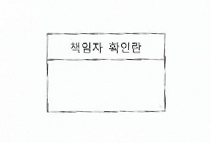
#> input picture images/deskewed.png, 211 x 143 px
$ python contour.py
#> lines starting #> are read from the running program, lines starting #| are printed output that depends on the picture; after the words box and inside, x2 and y2 are one past the last pixel; in counts of white or black regions, pixels touching at a corner belong together
# 직사각형 좌표를 찾는 방법.
# 원본은 contourBase2.py 참조
# 다만, approxPolyDP()의 epsilon 값을 이해한 후 변형하면서 테스트 필요 (19/01/05)
# param 설명 참조: https://opencv-python.readthedocs.io/en/latest/doc/15.imageContours/imageContours.html

import numpy as np
import cv2
import sys


def getRectCoordinate(fileName):
#> called with fileName = '../images/deskewed.png'
    img = cv2.imread(fileName)
#> img is the input picture: shape (143, 211, 3); mean B, G, R 249, 249.7, 248
    gray = cv2.cvtColor(img, cv2.COLOR_BGR2GRAY)
    # With threshold value of 240, successful to get the coordinate of rectangle using contour
    ret, threshed = cv2.threshold(gray, 240, 255, cv2.THRESH_BINARY_INV)
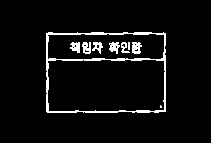
#> threshed: shape (143, 211); 5.2% white in thin lines or dots, all inside (x1, y1, x2, y2) = (46, 32, 166, 113)

    ex, ey, ew, eh = None, None, None, None
    # imgExtFound,      # error on windows with 3 return values
    extContours, extHierarchy = cv2.findContours(threshed, cv2.RETR_EXTERNAL, cv2.CHAIN_APPROX_SIMPLE)
#> extContours = 1 contour; box (x1, y1, x2, y2) and area: (46, 32, 166, 113) 9400; extHierarchy = [[-1, -1, -1, -1]]
    # print('External Contours:', type(extContours), len(extContours))
    for contour in extContours:
        # [9 lines of commented-out code are left out]
        ex, ey, ew, eh = cv2.boundingRect(contour)
#> this loop made 1 pass
#> (ex, ey, ew, eh) on pass 1: (46, 32, 120, 81)
        # print(ex, ey, ew, eh)

    # print('------------------------')

    # imgFound, \
    contours, hierarchy = cv2.findContours(threshed, cv2.RETR_CCOMP, cv2.CHAIN_APPROX_SIMPLE)
#> contours = 23 contours, 14 with area under 20; largest, box (x1, y1, x2, y2) and area: (46, 32, 166, 113) 9400, (47, 59, 166, 112) 5938, (47, 33, 165, 60) 2883, (132, 42, 142, 54) 80, (109, 42, 120, 54) 68

    count = 0;
    # print('Len :', len(contours))
    for contour in contours:
        approx = cv2.approxPolyDP(contour, 0.01*cv2.arcLength(contour, True), True)
        count += 1

        if len(approx) == 4:
            ix, iy, iw, ih = cv2.boundingRect(contour)
            # exclude outer rectangle itself or smaller than threshold (width of the border line)
            if ex == ix or abs(int(ew - iw)) > 10 or abs(int((ey+eh) -(iy+ih))) > 10:
                continue

            # [5 lines of commented-out code are left out]
            cv2.drawContours(img, [contour], -1, (0,0,255), 1)

            print(ix, iy, iw, ih)
            pass
        elif len(approx) == 5:
            # print ("pentagon, ", count)
            # cv2.drawContours(img, [contour], -1, (0,0,255), 1)
            pass
        elif len(approx) == 3:
            # print ("triangle, ", count)
            # cv2.drawContours(img, [contour], -1, (0,255,0), 1)
            pass
        elif len(approx) == 9:
            # print ("half-circle, ", count)
            # cv2.drawContours(img, [contour], -1, (255,255,0), 1)
            pass
        elif len(approx) > 15:
            # print ("circle, ", count)
            # cv2.drawContours(img, [contour], -1, (0,255,255), 1)
            pass
#> this loop made 23 passes
#> (approx, ix, iy, iw, ih) on passes 1, 4, 5, 6, 11, 12, 19, 21, 22: ([[160, 105], [160, 107], [161, 107], [161, 106]], 160, 105, 2, 3), ([[136, 46], [137, 45], [138, 46], [137, 47]], 136, 45, 3, 3), ([[134, 44], [135, 43], [136, 44], [135, 45]], 134, 43, 3, 3), ([[128, 42], [128, 49], [129, 49], [129, 42]], 128, 42, 2, 8), ([[111, 46], [112, 45], [113, 46], [112, 47]], 111, 45, 3, 3), ([[109, 44], [110, 43], [111, 44], [110, 45]], 109, 43, 3, 3), ([[72, 47], [73, 46], [74, 47], [73, 48]], 72, 46, 3, 3), ([[46, 33], [47, 112], [165, 111], [165, 33]], 46, 32, 120, 81), ([[47, 61], [163, 60], [164, 109], [49, 111]], 47, 59, 119, 53)
#| 47 59 119 53
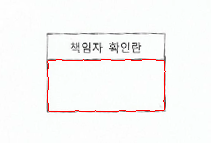
#> img: shape (143, 211, 3); 1.09% of pixels changed, all inside (x1, y1, x2, y2) = (47, 59, 166, 112)
#> after the loop, count = 23

    print('done.....')

    cv2.imshow('Contour',img)
    cv2.waitKey(0)
    cv2.destroyAllWindows()


if __name__ == '__main__':
    if len(sys.argv) == 1:
        # getRectCoordinate("../images/Signature.png")
        # getRectCoordinate("../images/skewedSignature1.png")
        getRectCoordinate("../images/deskewed.png")
    else:
        getRectCoordinate(sys.argv[1])

$ run again, with images/Signature.png copied over images/deskewed.png
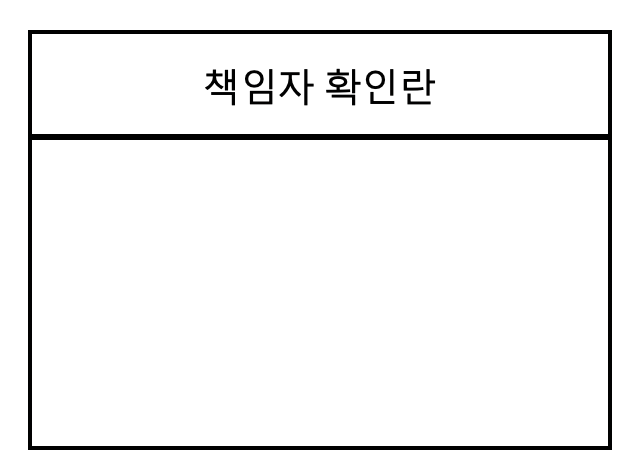
#> input picture images/Signature.png, 638 x 474 px
#> in getRectCoordinate, img is the input picture: shape (474, 638, 3); mean B, G, R 243.5, 243.5, 243.5
#> in getRectCoordinate, `ret, threshed = cv2.threshold(gray, 240, 255, cv2.THRESH_BINARY_INV)`:
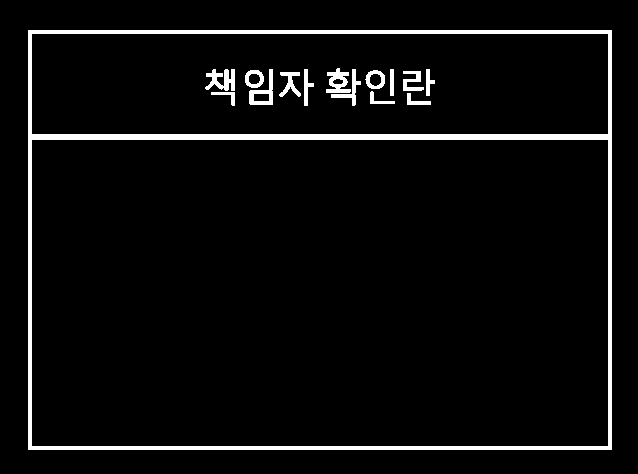
#> threshed: shape (474, 638); 4.8% white; 15 white regions
#> extContours = [[[28, 30], [28, 449], [611, 449], [611, 30]]]; extHierarchy = [[-1, -1, -1, -1]]
#> the loop in getRectCoordinate, `for contour in extContours: # print('contour:', type(contour), len(con..` made 1 pass
#> contours = 21 contours; largest, box (x1, y1, x2, y2) and area: (28, 30, 612, 450) 244277, (31, 139, 609, 447) 177137, (31, 33, 609, 135) 58275, (249, 69, 273, 105) 384, (326, 68, 351, 93) 327
#> the loop in getRectCoordinate, `for contour in contours:` made 21 passes
#> (approx, ix, iy, iw, ih) on passes 11, 19, 20, 21: ([[390, 69], [390, 95], [393, 95], [393, 69]], 390, 69, 4, 27), ([[28, 30], [28, 449], [611, 449], [611, 30]], 28, 30, 584, 420), ([[31, 140], [607, 139], [608, 445], [32, 446]], 31, 139, 578, 308), ([[31, 34], [607, 33], [608, 133], [32, 134]], 31, 33, 578, 102)
#> (printed output is left out)
#> after the loop in getRectCoordinate, `for contour in contours:`:
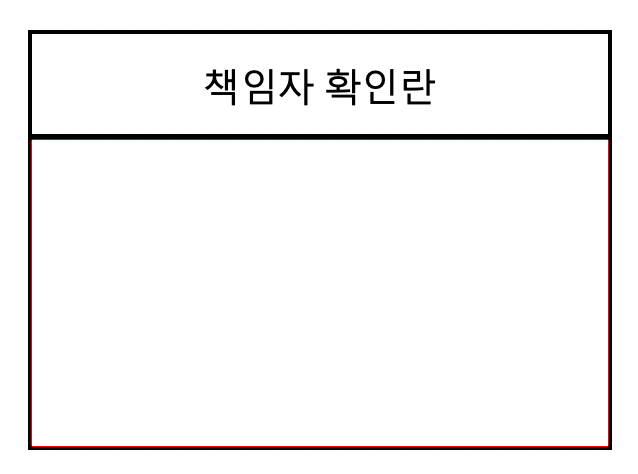
#> img: shape (474, 638, 3); 0.58% of pixels changed, all inside (x1, y1, x2, y2) = (31, 139, 609, 447)
#> after the loop in getRectCoordinate, `for contour in contours:`: count = 21

$ run again, with images/skewedSignature1.png copied over images/deskewed.png
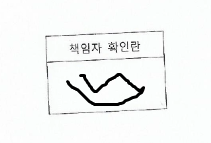
#> input picture images/skewedSignature1.png, 211 x 143 px
#> in getRectCoordinate, img is the input picture: shape (143, 211, 3); mean B, G, R 244.6, 245.3, 243.5
#> in getRectCoordinate, `ret, threshed = cv2.threshold(gray, 240, 255, cv2.THRESH_BINARY_INV)`:
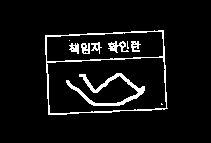
#> threshed: shape (143, 211); 6.2% white in thin lines or dots, all inside (x1, y1, x2, y2) = (45, 30, 168, 115)
#> extContours = 1 contour; box (x1, y1, x2, y2) and area: (45, 30, 168, 115) 9302; extHierarchy = [[-1, -1, -1, -1]]
#> the loop in getRectCoordinate, `for contour in extContours: # print('contour:', type(contour), len(con..` made 1 pass
#> contours = 23 contours, 14 with area under 20; largest, box (x1, y1, x2, y2) and area: (45, 30, 168, 115) 9302, (46, 57, 167, 114) 6007, (46, 31, 164, 62) 2956, (66, 73, 145, 106) 478, (108, 41, 129, 53) 92
#> the loop in getRectCoordinate, `for contour in contours:` made 23 passes
#> (approx, ix, iy, iw, ih) on passes 7, 13, 16, 18, 21, 22, 23: ([[71, 49], [72, 48], [73, 49], [72, 50]], 71, 48, 3, 3), ([[133, 43], [134, 42], [135, 43], [134, 44]], 133, 42, 3, 3), ([[112, 47], [113, 46], [114, 47], [113, 48]], 112, 46, 3, 3), ([[113, 44], [114, 43], [115, 44], [114, 45]], 113, 43, 3, 3), ([[163, 30], [45, 35], [48, 114], [167, 108]], 45, 30, 123, 85), ([[163, 58], [165, 108], [49, 112], [47, 62]], 46, 57, 121, 57), ([[162, 32], [163, 55], [46, 60], [47, 36]], 46, 31, 118, 31)
#> (printed output is left out)
#> after the loop in getRectCoordinate, `for contour in contours:`:
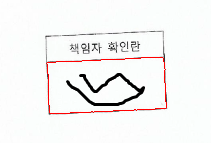
#> img: shape (143, 211, 3); 1.1% of pixels changed, all inside (x1, y1, x2, y2) = (46, 57, 167, 114)
#> after the loop in getRectCoordinate, `for contour in contours:`: count = 23
